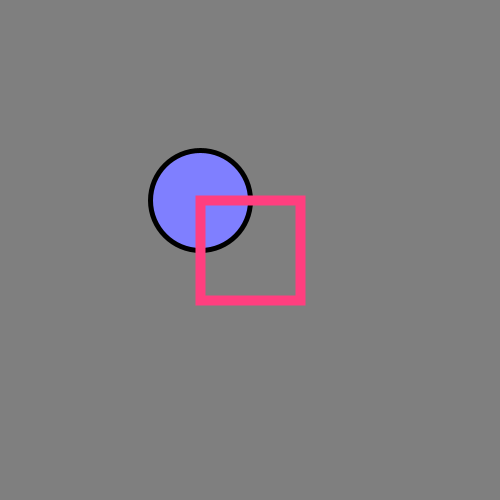
Frame 1 (no input)
Frame 60 (the mouse pressed at the canvas centre just before this capture): identical to frame 1, image omitted
Frame 120 (the mouse held since frame 60 and released just before this capture): identical to frame 1, image omitted

The Processing sketch that drew this single still picture (run headless with seeded random() and noise(); from frame 60 on, the mouse is pressed at the canvas centre):

// Processing sketch: processing_61776
// ── processing_61776.pde

public void setup() {
  size(500, 500);
  smooth();
  background(127);
  colorMode(HSB, 360, 100, 100);
  fill(240, 50, 100);
  stroke(240, 0, 0);
  strokeWeight(5);
  ellipse(200, 200, 100, 100);
  colorMode(RGB, 8, 8, 8);
  noFill();
  stroke(8, 2, 4);
  strokeWeight(10);
  rect(200, 200, 100, 100);
}

public void draw() {
}
